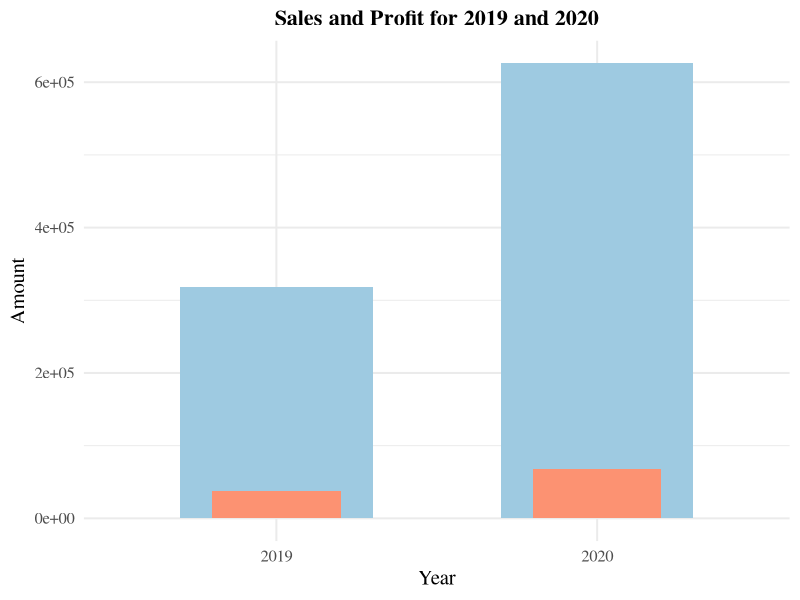
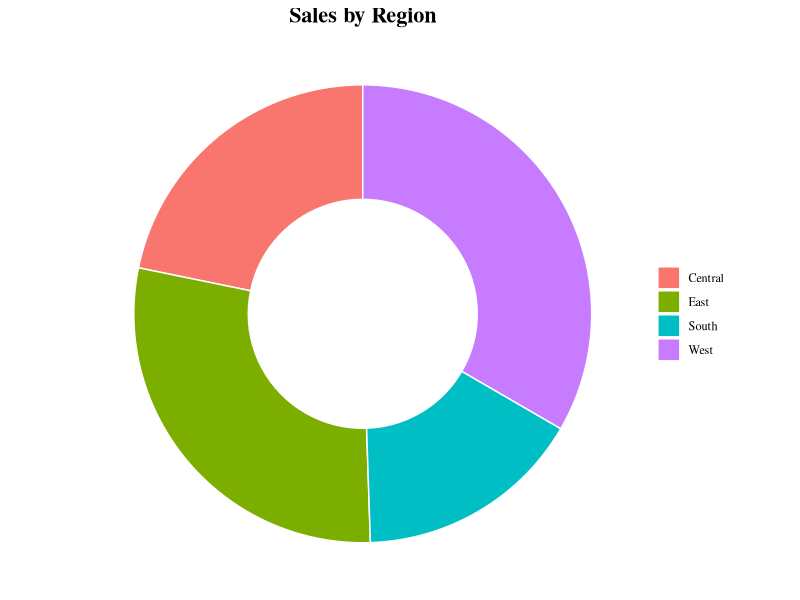
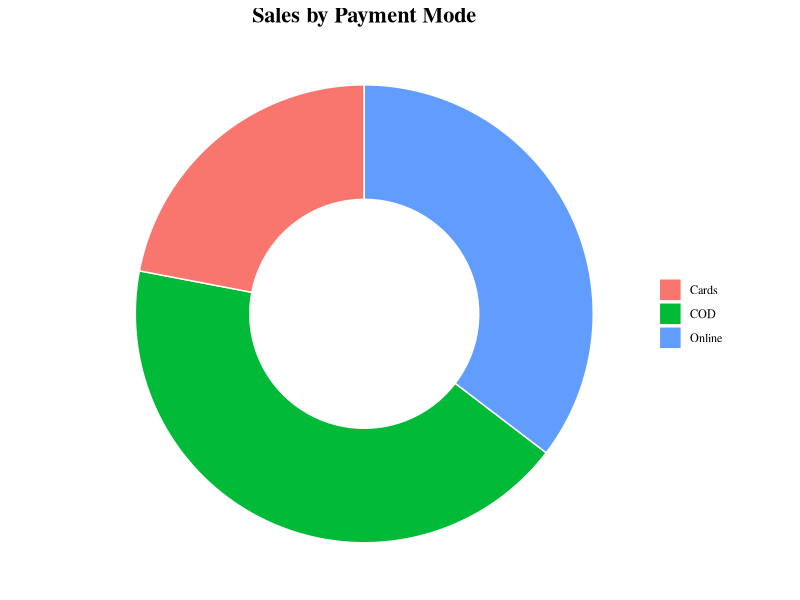
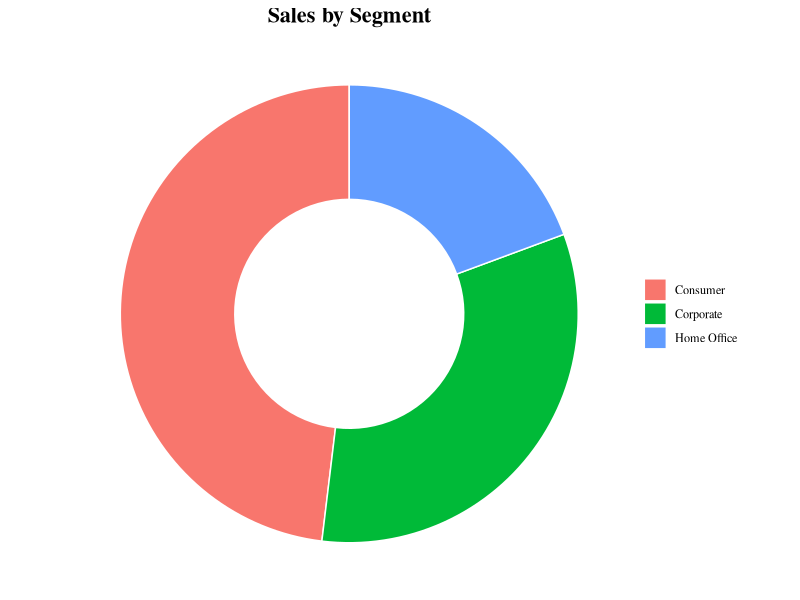
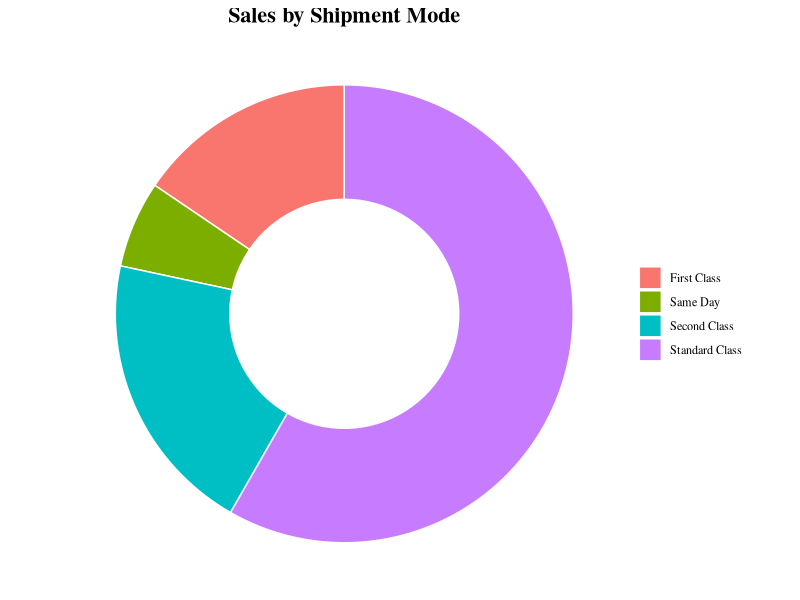
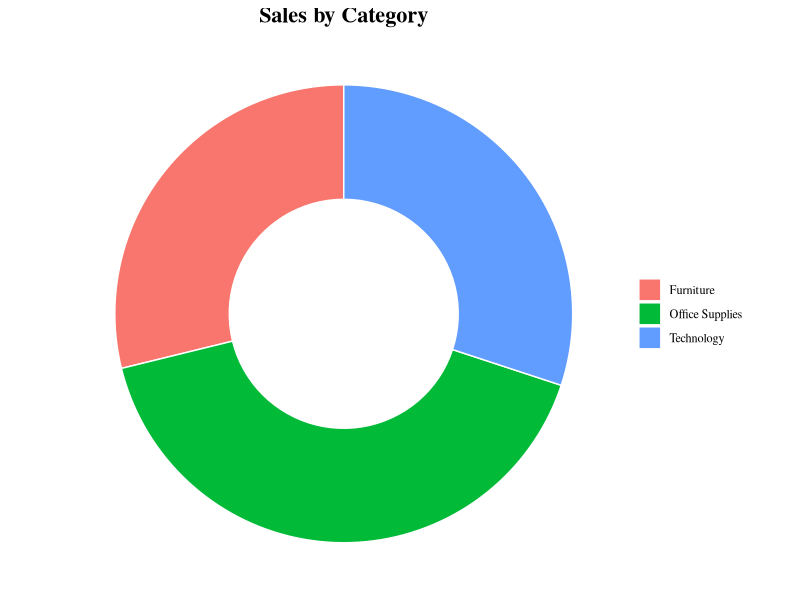
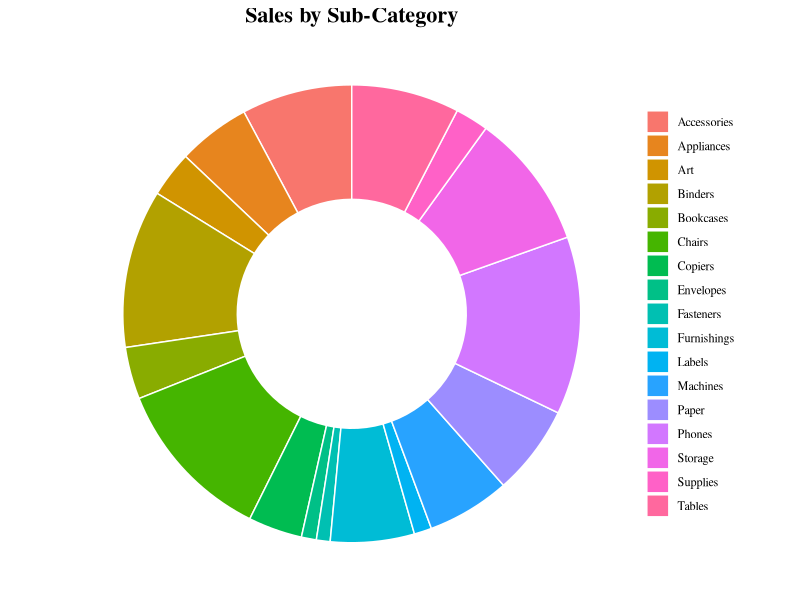
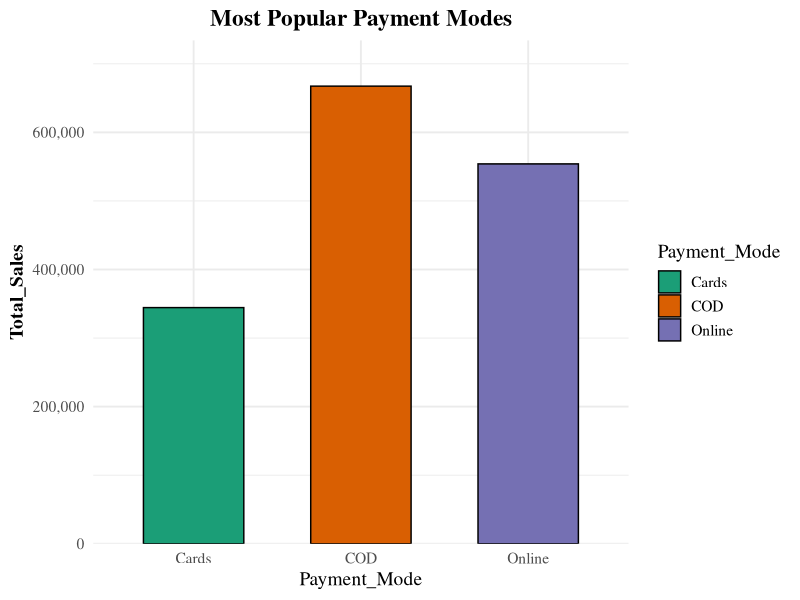

Generate these figures, in order, with R:
## ---- chunk 1
knitr::opts_chunk$set(warning = FALSE, message = FALSE, echo = TRUE)
## ---- chunk 2
library(RColorBrewer)
library(dplyr)
library(ggplot2)
library(tidyr)
library(readr)
library(forcats)
library(maps)
library(sf)
## ---- chunk 3
# Load the dataset
data <- read_csv("SuperStore_Sales_DataSet.csv")
## ---- chunk 4
data <- data %>%
  mutate(Order_Date = as.Date(Order_Date, format="%m/%d/%Y"),
         Ship_Date = as.Date(Ship_Date, format="%m/%d/%Y"),
         Sales = as.numeric(Sales),
         Quantity = as.numeric(Quantity),
         Profit = as.numeric(Profit)) %>%
  filter(!is.na(Sales), !is.na(Quantity), !is.na(Profit))

# A. Calculate metrics
total_orders <- nrow(data)
total_sales_inr <- sum(data$Sales) * 84.10  # Assuming 1 USD = 75 INR
average_product_quantity <- mean(data$Quantity)
average_delivery_days <- mean(as.numeric(data$Ship_Date - data$Order_Date))

# Print results
cat("Total Orders:", total_orders, "\n")
cat("Total Sales in Indian Rupees:", total_sales_inr, "\n")
cat("Average Product Quantity:", average_product_quantity, "\n")
cat("Average Delivery Days:", average_delivery_days, "\n")

## ---- chunk 5
# B. Create plots for Sales and Profit for 2019 and 2020
data_years <- data %>%
  filter(format(Order_Date, "%Y") %in% c("2019", "2020")) %>%
  group_by(year = format(Order_Date, "%Y")) %>%
  summarise(Total_Sales = sum(Sales), Total_Profit = sum(Profit))


ggplot(data_years, aes(x = year)) +
  geom_bar(aes(y = Total_Sales), stat = "identity", fill = brewer.pal(3, "Blues")[2], width = 0.6) +
  geom_bar(aes(y = Total_Profit), stat = "identity", fill = brewer.pal(3, "Reds")[2], width = 0.4) +
  labs(title = "Sales and Profit for 2019 and 2020", 
       y = "Amount", x = "Year") +
  theme_minimal(base_size = 15) + 
  theme(legend.position = "right",
        legend.title = element_blank(),
        text = element_text(family = "serif"),
        plot.title = element_text(hjust = 0.5, size = 16, face = "bold"))
  scale_y_continuous(labels = scales::comma)

## ---- chunk 6
# C. Create donut charts for various categories
sales_by_region <- data %>%
  group_by(Region) %>%
  summarise(Sales = sum(Sales))

sales_by_payment_mode <- data %>%
  group_by(Payment_Mode) %>%
  summarise(Sales = sum(Sales))

sales_by_segment <- data %>%
  group_by(Segment) %>%
  summarise(Sales = sum(Sales))

sales_by_shipment_mode <- data %>%
  group_by(Ship_Mode) %>%
  summarise(Sales = sum(Sales))

sales_by_category <- data %>%
  group_by(Category) %>%
  summarise(Sales = sum(Sales))

sales_by_sub_category <- data %>%
  group_by(Sub_Category) %>%
  summarise(Sales = sum(Sales))


# Function to create donut chart
create_donut_chart <- function(data, category, title) {
  ggplot(data, aes(x = 2, y = Sales, fill = !!sym(category))) + 
    geom_col(width = 1, color = "white") + 
    coord_polar(theta = "y") +
    xlim(0.5, 2.5) + # This makes it a donut chart instead of a pie chart
    theme_void() + 
    theme(legend.position = "right",
          legend.title = element_blank(),
          text = element_text(family = "serif"),
          plot.title = element_text(hjust = 0.5, size = 16, face = "bold")) +
    labs(title = title, fill = category)
}

## ---- chunk 7
create_donut_chart(sales_by_region, "Region", "Sales by Region")
## ---- chunk 8
create_donut_chart(sales_by_payment_mode, "Payment_Mode", "Sales by Payment Mode")
## ---- chunk 9
create_donut_chart(sales_by_segment, "Segment", "Sales by Segment")
## ---- chunk 10
create_donut_chart(sales_by_shipment_mode, "Ship_Mode", "Sales by Shipment Mode")
## ---- chunk 11
create_donut_chart(sales_by_category, "Category", "Sales by Category")
create_donut_chart(sales_by_sub_category, "Sub_Category", "Sales by Sub-Category")
## ---- chunk 12
# D. Create stacked charts for various categories
popular_payment_modes <- data %>%
  group_by(Payment_Mode) %>%
  summarise(Total_Sales = sum(Sales), Total_Profit = sum(Profit))

product_segments <- data %>%
  group_by(Segment) %>%
  summarise(Total_Sales = sum(Sales))

categories_data <- data %>%
  group_by(Category) %>%
  summarise(Total_Sales = sum(Sales))

delivery_type_region <- data %>%
  group_by(Ship_Mode, Region) %>%
  summarise(Total_Sales = sum(Sales))

# Enhanced Stacked Bar Chart
create_stacked_bar_chart <- function(data, x_var, fill_var, title) {
  ggplot(data, aes_string(x = x_var, y = "Total_Sales", fill = fill_var)) + 
    geom_bar(stat = "identity", color = "black", width = 0.6) + 
    labs(title = title, x = x_var, fill = fill_var) + 
    theme_minimal(base_size = 14) +
    theme(text = element_text(family = "serif"),
          plot.title = element_text(hjust = 0.5, face = "bold"),
          axis.title.y = element_text(face = "bold")) +
    scale_y_continuous(labels = scales::comma, expand = expansion(mult = c(0, 0.1))) +
    scale_fill_brewer(palette = "Dark2")
}
## ---- chunk 13
create_stacked_bar_chart(popular_payment_modes, "Payment_Mode", "Payment_Mode", "Most Popular Payment Modes")
## ---- chunk 14
create_stacked_bar_chart(product_segments, "Segment", "Segment", "Product Segments")
## ---- chunk 15
create_stacked_bar_chart(categories_data, "Category", "Category", "Categories")
## ---- chunk 16
create_stacked_bar_chart(delivery_type_region, "Ship_Mode", "Region", "Delivery Type by Region of Order")
## ---- chunk 17
# F. Create stacked chart for sales and profit analysis
top_sales_profit_payment_modes <- data %>%
  group_by(Payment_Mode) %>%
  summarise(Total_Sales = sum(Sales), Total_Profit = sum(Profit))

customer_segments_data <- data %>%
  group_by(Segment) %>%
  summarise(Total_Sales = sum(Sales), Total_Profit = sum(Profit))

product_categories_data <- data %>%
  group_by(Category) %>%
  summarise(Total_Sales = sum(Sales), Total_Profit = sum(Profit))

shipping_mode_region_data <- data %>%
  group_by(Ship_Mode, Region) %>%
  summarise(Total_Sales = sum(Sales), Total_Profit = sum(Profit))

create_stacked_bar_chart1 <- function(data, x_var, fill_var, title) {
  ggplot(data, aes_string(x = x_var, y = "Total_Sales", fill = fill_var)) + 
    geom_bar(stat = "identity", color = "black", width = 0.6) + 
    labs(title = title, x = x_var, fill = fill_var) + 
    theme_minimal(base_size = 14) +
    theme(text = element_text(family = "serif"),
          plot.title = element_text(hjust = 0.5, face = "bold"),
          axis.title.y = element_text(face = "bold")) +
    scale_y_continuous(labels = scales::comma, expand = expansion(mult = c(0, 0.1))) +
    scale_fill_gradient(low = "lightblue", high = "darkblue")  # Use gradient for continuous values
}
## ---- chunk 18
create_stacked_bar_chart1(top_sales_profit_payment_modes, "Payment_Mode", "Total_Sales", "Top Sales and Profit by Payment Modes")
## ---- chunk 19
create_stacked_bar_chart1(customer_segments_data, "Segment", "Total_Sales", "Customer_Segments")
## ---- chunk 20
create_stacked_bar_chart1(product_categories_data, "Category", "Total_Sales", "Product_Categories")
## ---- chunk 21
profit_by_state <- data %>%
  group_by(State) %>%
  summarise(Total_Profit = sum(Profit, na.rm = TRUE))

# Get US state map data
us_states <- map_data("state")

# Merge the state map data with profit data
# Convert state names in both datasets to lowercase for matching
profit_by_state$State <- tolower(profit_by_state$State)
us_states$region <- tolower(us_states$region)

# Merge map data with profit data
map_data <- merge(us_states, profit_by_state, by.x = "region", by.y = "State", all.x = TRUE)

# Create a map with profit levels
ggplot(map_data, aes(x = long, y = lat, group = group, fill = Total_Profit)) +
  geom_polygon(color = "white", size = 0.2) +  # Thinner borders for better clarity
  scale_fill_gradient(low = "lightyellow", high = "darkred", na.value = "gray90", name = "Profit") + 
  coord_fixed(1.3) + 
  labs(title = "Profit by States") +
  theme_void() +
  theme(text = element_text(family = "serif"),
        plot.title = element_text(hjust = 0.5, size = 18, face = "bold")) +
  geom_text(data = map_data %>%
              group_by(region) %>%
              summarise(long = mean(long), lat = mean(lat)),
            aes(label = region, x = long, y = lat), size = 2, color = "black", inherit.aes = FALSE)  # Add state names
## ---- chunk 22
# Top 10 Customers by Sales
top_customers_by_sales <- data %>%
  group_by(Customer_Name) %>%
  summarise(Total_Sales = sum(Sales, na.rm = TRUE)) %>%
  arrange(desc(Total_Sales)) %>%
  top_n(10)

# Plotting Top 10 Customers by Sales
ggplot(top_customers_by_sales, aes(x = reorder(Customer_Name, Total_Sales), y = Total_Sales)) +
  geom_col(fill = "steelblue", width = 0.6) +
  coord_flip() +
  labs(title = "Top 10 Customers by Sales", x = "Customer Name", y = "Total Sales") +
  theme_minimal(base_size = 14) +
  theme(text = element_text(family = "serif"),
        plot.title = element_text(hjust = 0.5, size = 16, face = "bold"),
        axis.title.y = element_text(face = "bold"))

## ---- chunk 23
#Top 10 Cities by Profit and Sales
top_cities_by_profit_sales <- data %>%
  group_by(City) %>%
  summarise(Total_Sales = sum(Sales, na.rm = TRUE), Total_Profit = sum(Profit, na.rm = TRUE)) %>%
  arrange(desc(Total_Sales)) %>%
  top_n(10)

# Plotting Top 10 Cities by Profit and Sales
ggplot(top_cities_by_profit_sales, aes(x = reorder(City, Total_Sales), y = Total_Sales, fill = Total_Profit)) +
  geom_col() +
  coord_flip() +
  labs(title = "Top 10 Cities by Profit and Sales", x = "City", y = "Total Sales") +
  scale_fill_gradient(low = "yellow", high = "red", name = "Profit") +
  theme_minimal()
## ---- chunk 24
# Top 10 Profit-Making Categories and Sub-Categories
top_profit_categories_subcategories <- data %>%
  group_by(Category, Sub_Category) %>%
  summarise(Total_Profit = sum(Profit, na.rm = TRUE)) %>%
  arrange(desc(Total_Profit)) %>%
  top_n(10)

# Plotting Top 10 Profit-Making Categories and Sub-Categories
ggplot(top_profit_categories_subcategories, aes(x = reorder(Sub_Category, Total_Profit), y = Total_Profit, fill = Category)) +
  geom_col(width = 0.6, color = "black") +
  coord_flip() +
  labs(title = "Top 10 Profit-Making Categories and Sub-Categories", x = "Sub-Category", y = "Total Profit") +
  theme_minimal(base_size = 14) +
  theme(text = element_text(family = "serif"),
        plot.title = element_text(hjust = 0.5, size = 16, face = "bold"),
        axis.title.y = element_text(face = "bold")) +
  scale_fill_brewer(palette = "Set2")

## ---- chunk 25
# Number of Category-Wise Returns
category_wise_returns <- data %>%
  filter(Returns == "Yes") %>%
  group_by(Category) %>%
  summarise(Num_Returns = n())

# Plotting Number of Category-Wise Returns
ggplot(category_wise_returns, aes(x = reorder(Category, Num_Returns), y = Num_Returns, fill = Category)) +
  geom_col(color = "black", width = 0.8) +
  labs(title = "Number of Category-Wise Returns", x = "Category", y = "Number of Returns") +
  theme_minimal(base_size = 10) +
  theme(text = element_text(family = "serif"),
        plot.title = element_text(hjust = 0.5, size = 16, face = "bold"),
        axis.title.y = element_text(face = "bold")) +
  scale_fill_brewer(palette = "Set1")
